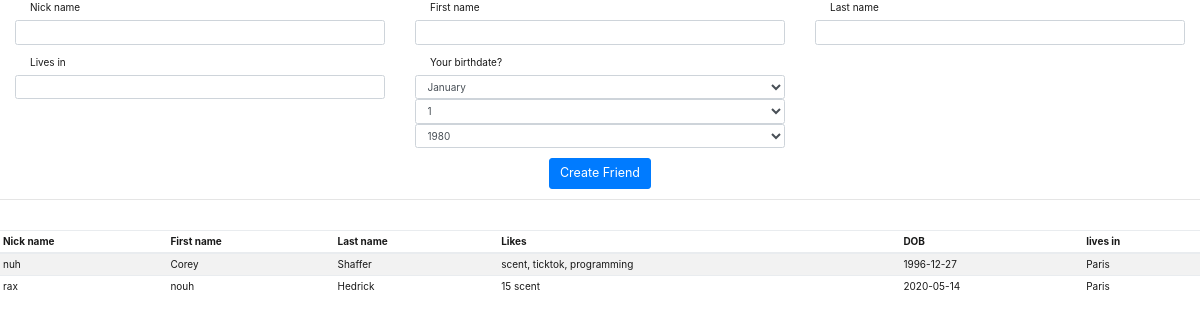
The page / on the database its author committed.
### app_01/models.py (models this page shows, shortened)
class Friend(models.Model):
    nick_name = models.CharField(max_length=50, unique=True)
    first_name = models.CharField(max_length=100)
    last_name = models.CharField(max_length=100)
    likes = models.CharField(max_length = 250)
    dob = models.DateField(auto_now=False, auto_now_add=False)
    lives_in = models.CharField(max_length=150, null = True, blank = True)

### app_01/views.py (the view, shortened to what this page needs)
# urls.py: path("", FriendView.as_view(), name = "friend_cbv"),
class FriendView(View):
    form_class = FriendForm
    template_name = 'app_01/home.html'
    def get(self, *args, **kwargs):
        form = self.form_class()
        friends = Friend.objects.all()
        return render(self.request, self.template_name, {"form": form, "friends": friends})

### app_01/forms.py
class FriendForm(forms.ModelForm):
    dob = forms.DateField(
        label= 'Your birthdate?',
        widget=forms.SelectDateWidget(years=range(1980, datetime.date.today().year-5))
    )
    def __init__(self, *args, **kwargs):
        super(FriendForm, self).__init__(*args,*kwargs)
        for name in self.fields.keys():
            self.fields[name].widget.attrs.update({
                'class':'form-control',
            })
    class Meta:
        model = Friend
        fields = ['nick_name','first_name','last_name','lives_in','dob']

### app_01/templates/app_01/home.html (shortened to what this page needs)
{% extends 'app_01/base2.html' %}
{% block content %}
<div class="container-fluid">
    <form id="friend-form">
        <div class="row">
            {% for field in form %}
            <div class="form-group col-4">
                <label class="col-12">{{ field.label }}</label>
                {{ field }}
            </div>
            {% endfor %}
        </div>
        <div class="row justify-content-center">
            <button type="submit" class="btn btn-primary btn-lg">Create Friend</button>
        </div>
</div>
<hr />
<div class="row my-5">
    <div class="col">
        <table class="table table-striped table-sm" id="my_friends">
            <thead>
                <tr>
                    <th>Nick name</th>
                    <th>First name</th>
                    <th>Last name</th>
                    <th>Likes</th>
                    <th>DOB</th>
                    <th>lives in</th>
                </tr>
            </thead>
            <tbody>
                {% for friend in friends %}
                <tr>
                    <td>{{ friend.nick_name }}</td>
                    <td>{{ friend.first_name }}</td>
                    <td>{{ friend.last_name }}</td>
                    <td>{{ friend.likes }}</td>
                    <td>{{ friend.dob | date:"Y-m-d"}}</td>
                    <td>{{ friend.lives_in }}</td>
                </tr>
                {% endfor %}
            </tbody>
        </table>
    </div>
</div>
{% endblock content %}

### app_01/templates/app_01/base2.html (shortened to what this page needs)
{% load static %}
<!DOCTYPE html>
<html lang="en">
<head>
    <link rel="stylesheet" href="{% static 'app_01/css/bootstrap/bootstrap.css' %}">
    <link rel="stylesheet" href="{% static 'app_01/css/style.css' %}">
</head>
<body>
    {% block content %}
    {% endblock content %}
</body>
</html>

### app_01/static/app_01/css/style.css (style rules this page uses)
*, *::after, *::before { margin: 0; padding: 0; box-sizing: border-box; }
html { font-size: 10px; font-family: 'Roboto', sans-serif; }
body { color: #191919; }

### rows shown on the page
Friend: nick_name "nuh", first_name "Corey", last_name "Shaffer", likes "scent, ticktok, programming", dob "1996-12-27", lives_in "Paris"
Friend: nick_name "rax", first_name "nouh", last_name "Hedrick", likes "15 scent", dob "2020-05-14", lives_in "Paris"

### other values the page prints
{{ field.label }} "Nick name" "First name" "Last name" "Lives in" "Your birthdate?"
